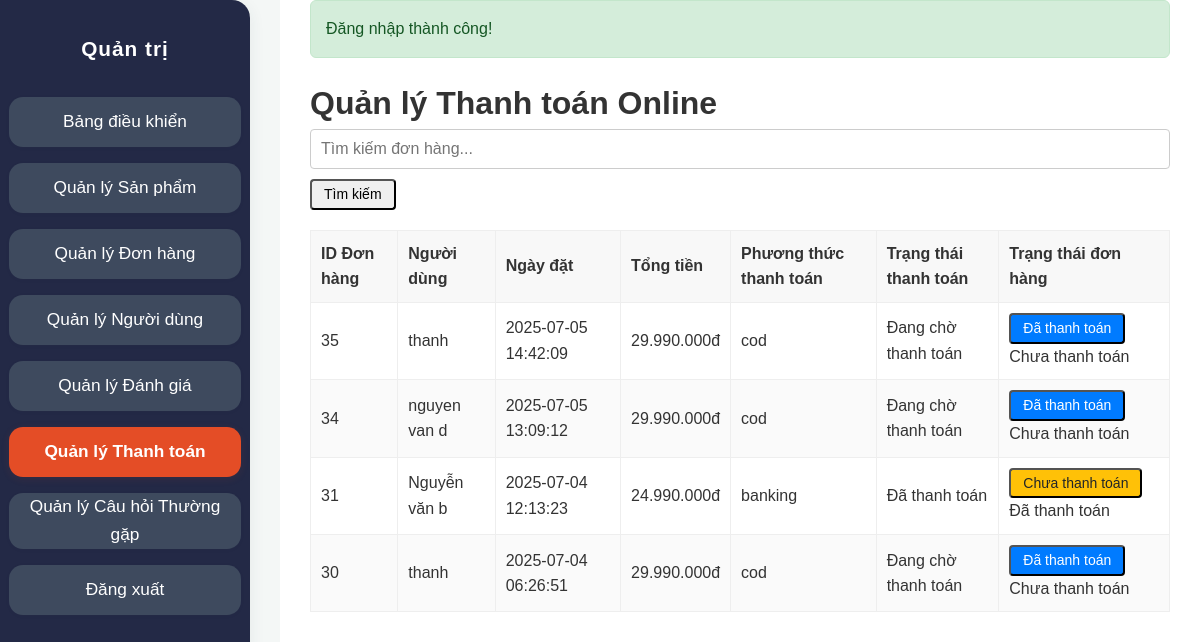
Screenshot of /ban-dien-thoai/admin/online_payments.php (signed in) with the database file from the repository.
### tables this page shows
CREATE TABLE `orders` (
  `id` int(11) NOT NULL,
  `user_id` int(11) NOT NULL,
  `total_price` decimal(10,2) NOT NULL,
  `status` enum('pending','processing','shipped','completed','cancelled') DEFAULT 'pending',
  `user_confirmed_at` datetime DEFAULT NULL,
  `shipping_address` text NOT NULL,
  `shipping_phone` varchar(20) NOT NULL,
  `shipping_name` varchar(100) NOT NULL,
  `shipping_email` varchar(100) DEFAULT NULL,
  `payment_method` enum('cod','banking','momo','zalopay') NOT NULL,
  `payment_status` enum('pending','paid','failed') DEFAULT 'pending',
  `order_status` varchar(50) DEFAULT 'pending',
  `note` text DEFAULT NULL,
  `created_at` timestamp NOT NULL DEFAULT current_timestamp(),
  `updated_at` timestamp NOT NULL DEFAULT current_timestamp() ON UPDATE current_timestamp(),
  `notes` text DEFAULT NULL
);

CREATE TABLE `users` (
  `id` int(11) NOT NULL,
  `username` varchar(50) NOT NULL,
  `name` varchar(100) NOT NULL,
  `email` varchar(100) NOT NULL,
  `password` varchar(255) NOT NULL,
  `phone` varchar(20) DEFAULT NULL,
  `address` text DEFAULT NULL,
  `role` enum('user','admin') DEFAULT 'user',
  `status` enum('active','inactive') DEFAULT 'active',
  `created_at` timestamp NOT NULL DEFAULT current_timestamp(),
  `updated_at` timestamp NOT NULL DEFAULT current_timestamp() ON UPDATE current_timestamp(),
  `reset_token` varchar(64) DEFAULT NULL,
  `reset_token_expires` datetime DEFAULT NULL
);

### ban-dien-thoai/admin/online_payments.php (the view, shortened to what this page needs)
<?php
require_once '../config/database.php';
require_once '../includes/functions.php';
$page_title = 'Quản lý Thanh toán Online';
$search_term = trim($_GET['search'] ?? '');
$sql = "SELECT o.*, u.name as user_name
        FROM orders o
        JOIN users u ON o.user_id = u.id";
$sql .= " ORDER BY o.created_at DESC";
$orders = [];
$stmt_orders = $conn->prepare($sql);
if ($stmt_orders) {
    if ($stmt_orders->execute()) {
        $result = $stmt_orders->get_result();
        $orders = $result->fetch_all(MYSQLI_ASSOC);
    } else {
        setMessage('danger', 'Lỗi khi thực thi truy vấn: ' . $stmt_orders->error);
    }
} else {
    setMessage('danger', 'Lỗi khi chuẩn bị câu lệnh: ' . $conn->error);
}
$payment_status_vietnamese = [
    'pending' => 'Đang chờ thanh toán',
    'paid' => 'Đã thanh toán',
    'failed' => 'Thanh toán thất bại'
];
?>
<!DOCTYPE html>
<html lang="vi">
<head>
    <link rel="stylesheet" href="../assets/css/style.css">
    <link rel="stylesheet" href="css/admin.css">
</head>
<body>
    <div class="admin-wrapper">
        <aside class="admin-sidebar">
            <h2>Quản trị</h2>
            <nav>
                <ul>
                    <?php $current_page = basename($_SERVER['PHP_SELF']); ?>
                    <li><a href="index.php" class="sidebar-link <?php echo ($current_page == 'index.php') ? 'active' : ''; ?>">Bảng điều khiển</a></li>
                    <li><a href="products.php" class="sidebar-link <?php echo ($current_page == 'products.php') ? 'active' : ''; ?>">Quản lý Sản phẩm</a></li>
                    <li><a href="orders.php" class="sidebar-link <?php echo ($current_page == 'orders.php') ? 'active' : ''; ?>">Quản lý Đơn hàng</a></li>
                    <li><a href="users.php" class="sidebar-link <?php echo ($current_page == 'users.php') ? 'active' : ''; ?>">Quản lý Người dùng</a></li>
                    <li><a href="reviews.php" class="sidebar-link <?php echo ($current_page == 'reviews.php') ? 'active' : ''; ?>">Quản lý Đánh giá</a></li>
                    <li><a href="online_payments.php" class="sidebar-link <?php echo ($current_page == 'online_payments.php') ? 'active' : ''; ?>">Quản lý Thanh toán</a></li>
                    <li><a href="faq_manage.php" class="sidebar-link <?php echo ($current_page == 'faq_manage.php') ? 'active' : ''; ?>">Quản lý Câu hỏi Thường gặp</a></li>
                    <li><a href="../logout.php" class="sidebar-link">Đăng xuất</a></li>
                </ul>
            </nav>
        </aside>
        <div class="admin-main-content">
            <main class="admin-content">
                <?php echo showMessage(); ?>
                <h1><?php echo $page_title; ?></h1>
                <div class="filter-section" style="margin-bottom: 20px;">
                    <form action="" method="GET">
                        <input type="text" name="search" placeholder="Tìm kiếm đơn hàng..." value="<?php echo htmlspecialchars($search_term); ?>">
                        <button type="submit" class="admin-btn">Tìm kiếm</button>
                    </form>
                </div>
                <div class="admin-table-container">
                    <table class="admin-table">
                        <thead>
                            <tr>
                                <th>ID Đơn hàng</th>
                                <th>Người dùng</th>
                                <th>Ngày đặt</th>
                                <th>Tổng tiền</th>
                                <th>Phương thức thanh toán</th>
                                <th>Trạng thái thanh toán</th>
                                <th>Trạng thái đơn hàng</th>
                            </tr>
                        </thead>
                        <tbody>
                            <?php if (!empty($orders)): ?>
                                <?php foreach ($orders as $order): ?>
                                    <tr>
                                        <td><?php echo $order['id']; ?></td>
                                        <td><?php echo htmlspecialchars($order['user_name'] ?? ''); ?></td>
                                        <td><?php echo $order['created_at']; ?></td>
                                        <td><?php echo formatPrice($order['total_price']); ?></td>
                                        <td><?php echo htmlspecialchars($order['payment_method']); ?></td>
                                        <td><?php echo htmlspecialchars($payment_status_vietnamese[$order['payment_status']] ?? $order['payment_status']); ?></td>
                                        <td>
                                            <?php if ($order['payment_status'] !== 'paid'): ?>
                                                <form action="update_payment_status.php" method="POST" style="display:inline;">
                                                    <button type="submit" class="admin-btn admin-btn-success admin-btn-sm">Đã thanh toán</button>
                                                </form>
                                            <?php endif; ?>
                                            <?php if ($order['payment_status'] !== 'pending'): ?>
                                                 <form action="update_payment_status.php" method="POST" style="display:inline;">
                                                    <button type="submit" class="admin-btn admin-btn-warning admin-btn-sm">Chưa thanh toán</button>
                                                </form>
                                            <?php endif; ?>
                                            <?php if ($order['payment_status'] === 'paid'): ?>
                                                 <span class="text-success">Đã thanh toán</span>
                                            <?php endif; ?>
                                             <?php if ($order['payment_status'] === 'pending'): ?>
                                                 <span class="text-warning">Chưa thanh toán</span>
                                            <?php endif; ?>
                                        </td>
                                    </tr>
                                <?php endforeach; ?>
                            <?php else: ?>
                                <tr>
                                    <td colspan="8" style="text-align: center;">Chưa có đơn hàng nào.</td>
                                </tr>
                            <?php endif; ?>
                        </tbody>
                    </table>
                </div>
            </main>
        </div>
    </div>
</body>
</html>

### ban-dien-thoai/assets/css/style.css (style rules this page uses)
* { margin: 0; padding: 0; box-sizing: border-box; }
html { overflow-x: hidden; scroll-behavior: smooth; }
body { font-family: -apple-system, BlinkMacSystemFont, "Segoe UI", Roboto, Helvetica, Arial, sans-serif, "Apple Color Emoji", "Segoe UI Emoji", "Segoe UI Symbol"; line-height: 1.6; color: #333; background-color: #f8f9fa; display: flex; flex-direction: column; min-height: 100vh; padding-top: 70px; }
main { flex-grow: 1; padding: 20px 0; }
input, textarea, select { width: 100%; padding: 12px 15px; border: 1px solid #ccc; border-radius: 8px; font-size: 1rem; transition: border-color 0.3s, box-shadow 0.3s; box-sizing: border-box; }

### ban-dien-thoai/admin/css/admin.css (style rules this page uses)
body { background-color: #f4f7f6; margin: 0; font-family: Arial, sans-serif; padding: 0 !important; }
.admin-wrapper { display: flex; min-height: 100vh; }
.admin-sidebar { background: #232946; width: 250px; height: 100vh; position: fixed; left: 0; margin: 0; padding: 32px 0 0 0; display: flex; flex-direction: column; align-items: center; box-shadow: 0 4px 16px rgba(44,62,80,0.08); border-radius: 0 18px 18px 0; z-index: 1000; }
.admin-sidebar h2 { text-align: center; margin-bottom: 32px; color: #fff; font-size: 1.3rem; letter-spacing: 1px; font-weight: 700; }
.admin-sidebar nav ul { display: flex; flex-direction: column; gap: 16px; padding: 0; align-items: center; width: 100%; margin: 0; }
.admin-sidebar nav ul li { margin: 0; width: 100%; }
.sidebar-link { width: 95%; min-height: 50px; background: #3e4a5e; color: #fff; border-radius: 14px; display: flex; align-items: center; justify-content: center; font-size: 1.08rem; font-weight: 500; text-align: center; text-decoration: none; transition: background 0.2s, color 0.2s, box-shadow 0.2s; box-sizing: border-box; padding: 0 10px; margin: 0 auto; gap: 10px; box-shadow: 0 1px 4px rgba(44,62,80,0.04); }
.sidebar-link:hover, .sidebar-link.active { background: #e44d26; color: #fff; font-weight: bold; box-shadow: 0 2px 8px rgba(228,77,38,0.10); }
.admin-main-content { flex: 1; padding: 0 30px 30px 30px; background: #fff; min-height: 100vh; margin-left: 280px; }
.admin-table-container { overflow-x: auto; }
.admin-table { width: 100%; border-collapse: collapse; margin-bottom: 20px; }
.admin-table th, .admin-table td { border: 1px solid #eee; padding: 10px; text-align: left; }
.admin-table th { background: #f8f8f8; }
.admin-table tbody tr:nth-child(even) { background: #fafafa; }
.admin-actions a, .admin-btn { display: inline-block; margin: 0; min-width: 60px; text-align: center; font-size: 14px; padding: 5px 12px; border-radius: 4px; line-height: 1.2; }
.admin-btn-success { background-color: #007bff !important; color: #fff !important; text-decoration: none !important; }
.admin-btn-warning { background-color: #ffc107; color: #212529 !important; text-decoration: none !important; }
.admin-form-control, input, select, textarea { width: 100%; padding: 10px; border: 1px solid #ccc; border-radius: 4px; box-sizing: border-box; font-size: 1rem; margin-bottom: 10px; }
.admin-content { margin-top: 0 !important; padding-top: 0 !important; }

### rows the page displays
orders: id "35", user.name "thanh", created_at "2025-07-05 14:42:09", total_price "29.990.000đ", payment_method "cod", payment_status "Đang chờ thanh toán", shows "Chưa thanh toán"
orders: id "34", user.name "nguyen van d", created_at "2025-07-05 13:09:12", total_price "29.990.000đ", payment_method "cod", payment_status "Đang chờ thanh toán", shows "Chưa thanh toán"
orders: id "31", user.name "Nguyễn văn b", created_at "2025-07-04 12:13:23", total_price "24.990.000đ", payment_method "banking", payment_status "Đã thanh toán"
orders: id "30", user.name "thanh", created_at "2025-07-04 06:26:51", total_price "29.990.000đ", payment_method "cod", payment_status "Đang chờ thanh toán", shows "Chưa thanh toán"

### other values shown
$text "Đăng nhập thành công!"
$page_title "Quản lý Thanh toán Online"
